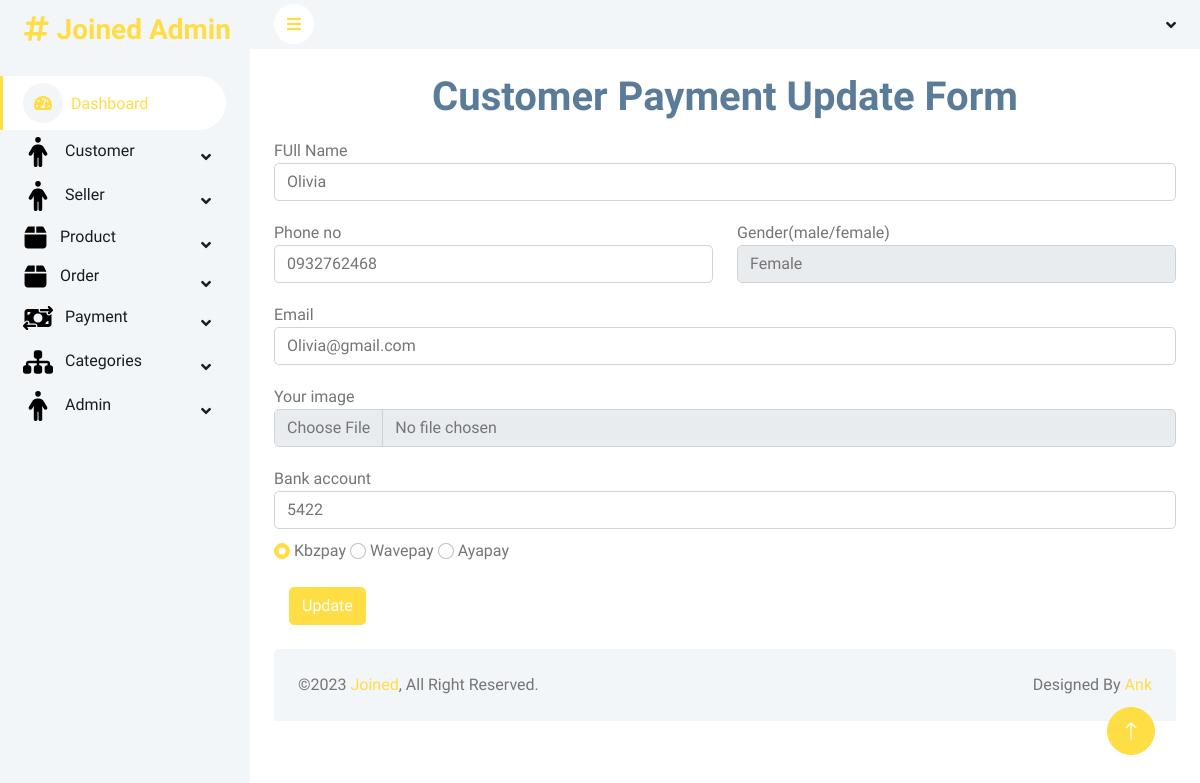
Screenshot of /admin/payEdit.php?transfer=2&type=1 (signed in) with the database file from the repository.
### tables this page shows
CREATE TABLE `customer` (
  `user_id` int(11) NOT NULL,
  `name` varchar(100) NOT NULL,
  `imgfile` varchar(100) NOT NULL,
  `phone` varchar(20) NOT NULL,
  `address` varchar(100) NOT NULL,
  `bankname` varchar(11) NOT NULL,
  `bankno` varchar(10) NOT NULL,
  `gmail` varchar(50) NOT NULL,
  `password` varchar(20) NOT NULL,
  `gender` varchar(15) NOT NULL,
  `createdate` timestamp NOT NULL DEFAULT current_timestamp(),
  `status` int(11) NOT NULL
);

### admin/payEdit.php (the view, shortened to what this page needs)
<?php
include("include/config.php");
$transfer  = $_GET['transfer'];
$type = $_GET['type'];
if ($type == 1) {
  include("header.php");
?>
  <div class="container-fluid pt-4 px-4">
    <h1 style="text-align: center;color:  #5b7c99; ">Customer Payment Update Form</h1>
    <?php
    $query = "SELECT * FROM customer WHERE user_id='$transfer'";
    $result = mysqli_query($db, $query);
    $edit = mysqli_fetch_array($result);
    ?>
    <form action="" enctype="multipart/form-data" method="POST">
      <div class="row">
        <div class="form-group ">
          <label for="firstName">FUll Name</label>
          <input id="firstName" class="form-control" value="<?php echo $edit["name"]  ?>" type="text" name="cname" required>
        </div>
      </div>
      <div class="row">
        <div class="form-group col-6">
          <label for="cphone">Phone no</label>
          <input id="cphone" class="form-control" value="<?php echo $edit["phone"]  ?>" type="text" name="cphone">
        </div>
        <div class="form-group col-6">
          <label for="gender">Gender(male/female)</label>
          <select class="form-control" name="cgender" id="cgender">
            <option value="female" <?php if ($edit["gender"] == 'female') echo "selected"; ?>>Female</option>
          </select>
        </div>
      </div>
      <div class="form-group">
        <label for="email">Email</label>
        <input id="cemail" class="form-control" value="<?php echo $edit["gmail"]  ?>" type="email" required name="cemail" required>
      </div>
      <div class="form-group">
        <label for="userImg">Your image</label>
        <input id="cimage" class="form-control" type="file" name="cimage">
      </div>
      <div class="form-group">
        <label for="bank">Bank account</label>
        <input id="cbno" class="form-control" type="text" name="cbno" value="<?php echo $edit["bankno"]  ?>" placeholder="FXO-193432">
      </div>
      <input id="kpay" class="form-check-input" <?php if ($edit['bankname'] == "kpay") {
                                                  echo "checked";
                                                } ?> type="radio" name="cbname" value="kpay">
      <label for="kpay" class="form-check-label">Kbzpay</label>
      <input id="wavepay" class="form-check-input" <?php if ($edit['bankname'] == "wavepay") {
                                                      echo "checked";
                                                    } ?> type="radio" name="cbname" value="wavepay">
      <label for="wavepay" class="form-check-label">Wavepay</label>
      <input id="ayapay" class="form-check-input" <?php if ($edit['bankname'] == "ayapay") {
                                                    echo "checked";
                                                  } ?> type="radio" name="cbname" value="ayapay">
      <label for="ayapay" class="form-check-label">Ayapay</label>
      <br /><br />
      <button name="cedit" id="cedit" class="btn btn-primary" style="margin-left: 15px;" type="submit">Update</button>
    </form>
  </div>
<?php
} else if ($type == 2) {
  if (isset($_POST["sedit"])) {
    $seller_id = $_POST["seller_id"];
    $name = $_POST["sname"];
    $phone = $_POST["sphone"];
    $gender = $_POST["sgender"];
    $email = $_POST["semail"];
    $old = $_POST["oldfile"];
    $filename = $_FILES["simage"]["name"];
    $tempname = $_FILES["simage"]["tmp_name"];
    $folder = "newimgs/" . $filename;
    if ($filename != "") {
      move_uploaded_file($tempname, $folder);
    } else {
      $filename =  $old;
    }
    $bankno = $_POST["sbno"];
    $bankname = $_POST["sbname"];
    $sql = "UPDATE seller SET name='$name',imgfile='$filename',phone='$phone',bankname='$bankname',bankno='$bankno',gmail='$email',gender='$gender' WHERE seller_id='$seller_id'";
    mysqli_multi_query($db, $sql);
    echo "<h3>  Uploaded successfully!</h3>";
    header('location:paymentTable.php');
  }
  include("header.php");
?>
  <div class="container-fluid pt-4 px-4">
    <!-- <div class="row vh-100 bg-light rounded align-items-center justify-content-center mx-0">
    </div> -->
    <h1 style="text-align: center;color:  #5b7c99; ">Seller Payment Update Form</h1>
    <?php
    $query = "SELECT * FROM seller WHERE seller_id='$transfer'";
    $sresult = mysqli_query($db, $query);
    $sedit = mysqli_fetch_array($sresult);
    ?>
    <form action="" enctype="multipart/form-data" method="POST">
      <div class="row">
        <div class="form-group ">
          <label for="firstName">FUll Name</label>
          <input id="firstName" class="form-control" value="<?php echo $sedit["name"]  ?>" type="text" name="sname" required>
        </div>
      </div>
      <div class="row">
        <div class="form-group col-6">
          <label for="sphone">Phone no</label>
          <input id="sphone" class="form-control" value="<?php echo $sedit["phone"]  ?>" type="text" name="sphone">
        </div>
        <div class="form-group col-6">
          <label for="gender">Gender(male/female)</label>
          <select class="form-control" name="sgender" id="sgender">
            <option value="">Select</option>
            <option value="male" <?php if ($sedit["gender"] == 'male') echo "selected"; ?>>Male</option>
            <option value="female" <?php if ($sedit["gender"] == 'female') echo "selected"; ?>>Female</option>
          </select>
        </div>
      </div>
      <div class="form-group">
        <label for="semail">Email</label>
        <input id="semail" class="form-control" value="<?php echo $sedit["gmail"]  ?>" type="email" required name="semail" required>
      </div>
      <div class="form-group">
        <label for="simg">Your image</label>
        <input id="simage" class="form-control" type="file" name="simage">
        <?php
        $oldfile =  $sedit["imgfile"];
        ?>
        <input type="hidden" name="oldfile" id="oldfile" value="<?php echo $oldfile ?>">
      </div>
      <div class="form-group">
        <label for="bank">Bank account</label>
        <input id="sbno" class="form-control" type="text" name="sbno" value="<?php echo $sedit["bankno"]  ?>" placeholder="FXO-193432">
      </div>
      <input id="kpay" class="form-check-input" <?php if ($sedit['bankname'] == "kpay") {
                                                  echo "checked";
                                                } ?> type="radio" name="sbname" value="kpay">
      <label for="kpay" class="form-check-label">Kbzpay</label>
      <input id="wavepay" class="form-check-input" <?php if ($sedit['bankname'] == "wavepay") {
                                                      echo "checked";
                                                    } ?> type="radio" name="sbname" value="wavepay">
      <label for="wavepay" class="form-check-label">Wavepay</label>
      <input id="ayapay" class="form-check-input" <?php if ($sedit['bankname'] == "ayapay") {
                                                    echo "checked";
                                                  } ?> type="radio" name="sbname" value="ayapay">
      <label for="ayapay" class="form-check-label">Ayapay</label>
      <br /><br />
      <input type="hidden" name="seller_id" id="seller_id" value="<?php echo $transfer; ?>" />
      <button name="sedit" id="sedit" onClick="myFunction()" class="btn btn-primary" style="margin-left: 15px;" type="submit">Update</button>
      <!-- <script>
            function myFunction() {
                window.location.href = "customerTable.php";
            }
        </script> -->
    </form>
  </div>
<?php
};
include("footer.php");
?>

### admin/css/style.css (style rules this page uses)
:root { --primary: #ffdd44; --light: #F3F6F9; --dark: #191C24; }
.btn { transition: .5s; }
.btn.btn-primary { color: #FFFFFF; }
div.form-group { padding: 10px 0 ; }
div.row div.form-group { padding: 10px 12px; }

### rows the page displays
customer: cname "Olivia", cphone "0932762468", cgender "Female", cemail "Olivia@gmail.com", cbno "5422", bankname "☑ Kbzpay", bankname "☐ Wavepay", bankname "☐ Ayapay"
